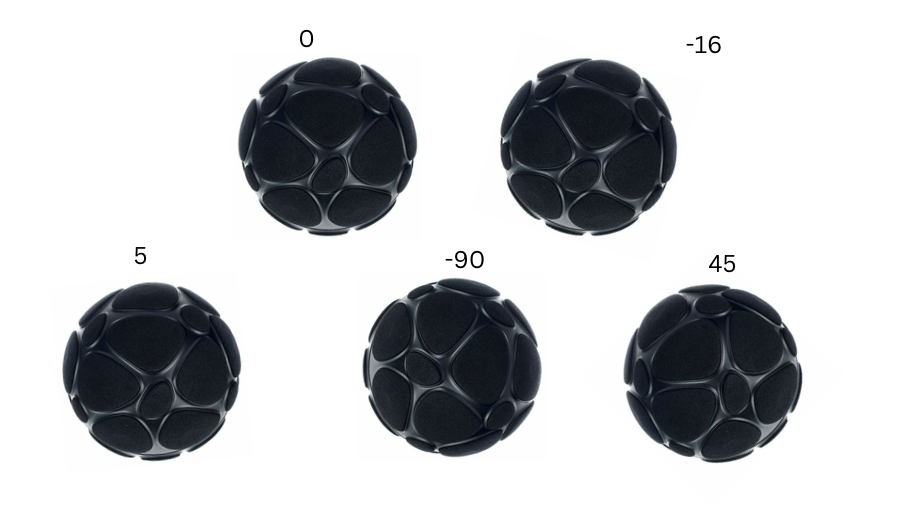
#> input picture images/5_zylias.png, 905 x 515 px
$ python detect_micarray_rotation_by_image.py
#> lines starting #> are read from the running program, lines starting #| are printed output that depends on the picture; after the words box and inside, x2 and y2 are one past the last pixel; in counts of white or black regions, pixels touching at a corner belong together
import cv2
import numpy as np
import matplotlib.pyplot as plt

# Function to calculate rotation angle between two images
def calculate_rotation_angle(img1, img2):
    # Initialize the ORB detector
    orb = cv2.ORB_create()

    # Detect keypoints and descriptors
    kp1, des1 = orb.detectAndCompute(img1, None)
    kp2, des2 = orb.detectAndCompute(img2, None)

    # Create a BFMatcher object
    bf = cv2.BFMatcher(cv2.NORM_HAMMING, crossCheck=True)

    # Match descriptors
    matches = bf.match(des1, des2)

    # Sort matches by distance
    matches = sorted(matches, key=lambda x: x.distance)

    # Extract location of good matches
    pts1 = np.float32([kp1[m.queryIdx].pt for m in matches]).reshape(-1, 1, 2)
    pts2 = np.float32([kp2[m.trainIdx].pt for m in matches]).reshape(-1, 1, 2)

    # Find the rotation matrix
    M, mask = cv2.estimateAffinePartial2D(pts2, pts1)

    # Extract the rotation angle from the rotation matrix
    angle = -np.arctan2(M[0, 1], M[0, 0]) * 180 / np.pi
    return angle, matches, kp1, kp2

def sort_by_rows(circles, row_height=100):
    # Sort detected objects from upper-left to bottom-right
    # Sort primarily by y-coordinate divided by row_height to group by rows, then by x-coordinate
    # circle has rows of (x_coordinates, y_coordinates, r)
    sorted_circles = sorted(circles, key=lambda c: (c[1] // row_height, c[0]))
    return sorted_circles

# Load the new image with multiple RSMAs
new_image_path = "images/5_zylias.png"  # Update the image path/name as needed
new_image = cv2.imread(new_image_path)
#> new_image is the input picture: shape (515, 905, 3); mean B, G, R 200, 198.1, 196.8

# Check if the image was loaded successfully
if new_image is None:
    print("Error: Unable to load image.")
else:
    print("Image loaded successfully. Image shape:", new_image.shape)
#| Image loaded successfully. Image shape: (515, 905, 3)

    # Convert image to grayscale
    new_gray = cv2.cvtColor(new_image, cv2.COLOR_BGR2GRAY)

    # Use HoughCircles to detect the spherical objects
    circles = cv2.HoughCircles(
        new_gray,
        cv2.HOUGH_GRADIENT,
        dp=1.2,
        minDist=100,  # Increase minDist to ensure circles are well-separated
        param1=50,
        param2=100,  # Increase param2 to reduce false positives
        minRadius=50,
        maxRadius=100
    )
#> circles = [[712.2, 373.8, 88.64], [321, 143.4, 82.52], [454.2, 370.2, 85.4], [583.8, 142.2, 84.08], [149.4, 371.4, 87.32]]

    # Ensure at least some circles were found
    if circles is not None:
        print(f" no. of detected circles: {circles.shape}")
#|  no. of detected circles: (1, 5, 3)
        circles = np.round(circles[0, :]).astype("int")
#> circles = [[712, 374, 89], [321, 143, 83], [454, 370, 85], [584, 142, 84], [149, 371, 87]]
        circles_list = [list(i) for i in circles]
#> circles_list has the same summary as circles
        sorted_circles = sort_by_rows(circles_list, row_height=100)
#> in sort_by_rows, `sorted_circles = sorted(circles, key=lambda c: (c[1] // row_height, c[..`: sorted_circles = [[321, 143, 83], [584, 142, 84], [149, 371, 87], [454, 370, 85], [712, 374, 89]]
        # Define a margin to avoid cutting off portions of the spherical object
        margin = 10

        # Crop the detected spherical objects with margin
        new_crops = []
        output = new_image.copy()

        for (x, y, r) in sorted_circles:
            crop = new_gray[max(0, y-r-margin):min(new_gray.shape[0], y+r+margin), max(0, x-r-margin):min(new_gray.shape[1], x+r+margin)]
            new_crops.append(crop)

            cv2.circle(output, (x, y), r, (0, 255, 0), 4)
            cv2.rectangle(output, (x - 5, y - 5), (x + 5, y + 5), (0, 128, 255), -1)

            # Display the detected objects
            plt.imshow(cv2.cvtColor(output, cv2.COLOR_BGR2RGB))
            plt.title(f'Detected Circles: {len(sorted_circles)}')
            plt.axis('off')
            plt.show()
#> this loop made 5 passes
#> pass 1, `crop = new_gray[max(0, y-r-margin):min(new_gray.shape[0], y+r+margin),..`:
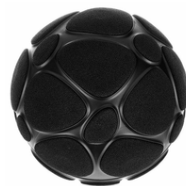
#> crop: shape (186, 186); min 4, max 255, mean 102.6
#> pass 1, `plt.show()`:
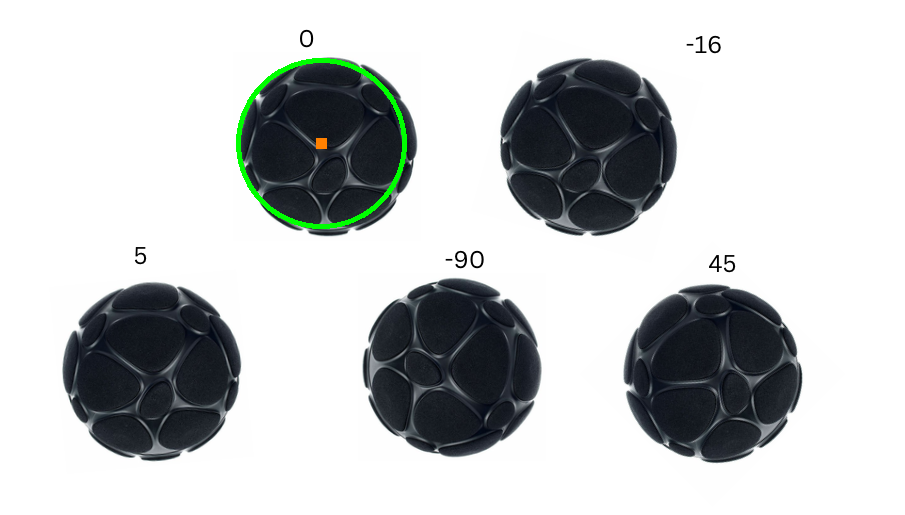
#> shown: shape (515, 905, 3); mean R, G, B 196.3, 199, 199.4
#> pass 3, `crop = new_gray[max(0, y-r-margin):min(new_gray.shape[0], y+r+margin),..`:
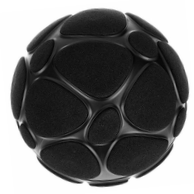
#> crop: shape (194, 194); min 5, max 255, mean 114.5
#> after the loop:
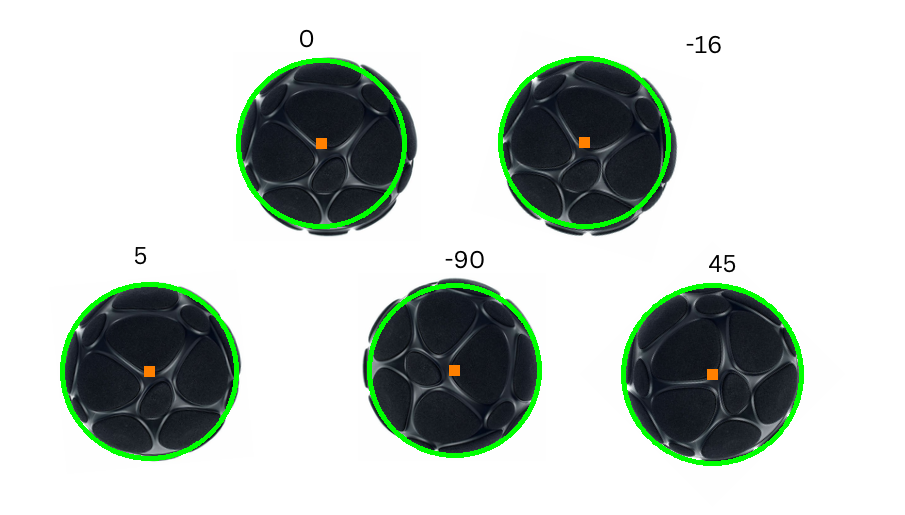
#> output: shape (515, 905, 3); 2.99% of pixels changed, all inside (x1, y1, x2, y2) = (60, 56, 804, 466)
#> after the loop, new_crops = 5 items

        # Iterate over pairs of cropped images and calculate rotation angles
        num_objects = len(new_crops)
#> num_objects = 5
        rotation_angles = np.zeros(num_objects)
#> rotation_angles = [0, 0, 0, 0, 0]

        for j in range(num_objects):
            #calculate the angle between the first object (0) (upper-leftmost circle) and the others (j)
            angle, matches, kp1, kp2 = calculate_rotation_angle(new_crops[0], new_crops[j])
            rotation_angles[j] = np.round(angle, 1)

            # Draw the matches
            match_img = cv2.drawMatches(new_crops[0], kp1, new_crops[j], kp2, matches[:10], None, flags=cv2.DrawMatchesFlags_NOT_DRAW_SINGLE_POINTS)

            # Display the matches
            plt.figure(figsize=(20, 10))
            plt.imshow(match_img)
            plt.title(f'Feature Matches between Object {1} and Object {j+1}')
            plt.axis('off')
            plt.show()
#> this loop made 5 passes
#> (matches, M in calculate_rotation_angle, angle) on passes 1 to 5: (161 matches, [[1, -2.23e-18, 4.5e-15], [2.23e-18, 1, 5.62e-15]], 1.28e-16), (98 matches, [[0.96, 0.28, -21.74], [-0.28, 0.96, 28.95]], -16.28), (100 matches, [[0.991, -0.0948, 9.68], [0.0948, 0.991, -9.51]], 5.47), (114 matches, [[-0.000409, 1, 7.12], [-1, -0.000409, 188.7]], -90.02), (83 matches, [[0.7, -0.71, 99.6], [0.71, 0.7, -42.69]], 45.44)
#> pass 1, `match_img = cv2.drawMatches(new_crops[0], kp1, new_crops[j], kp2, matc..`:
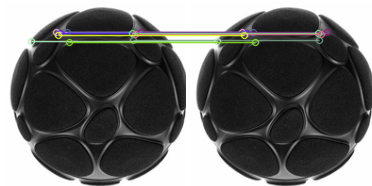
#> match_img: shape (186, 372, 3); mean of channels 0, 1, 2 103.4, 104.7, 104.3; drawn as B, G, R
#> pass 2, `match_img = cv2.drawMatches(new_crops[0], kp1, new_crops[j], kp2, matc..`:
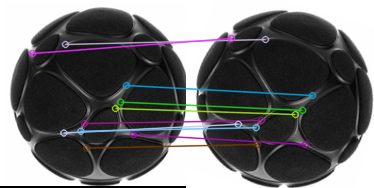
#> match_img: shape (188, 374, 3); mean of channels 0, 1, 2 107, 105.9, 106.2; drawn as B, G, R
#> pass 3, `match_img = cv2.drawMatches(new_crops[0], kp1, new_crops[j], kp2, matc..`:
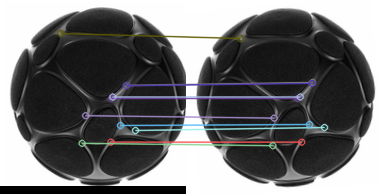
#> match_img: shape (194, 380, 3); mean of channels 0, 1, 2 110.4, 109.5, 109.4; drawn as B, G, R
#> after the loop, rotation_angles = [0, -16.3, 5.5, -90, 45.4]

        # Print rotation angles matrix
        print(f"Rotation Angles: {rotation_angles}")
#| Rotation Angles: [  0.  -16.3   5.5 -90.   45.4]
    else:
        print("No spherical objects detected.")

$ run again, with images/0_16_90.png copied over images/5_zylias.png
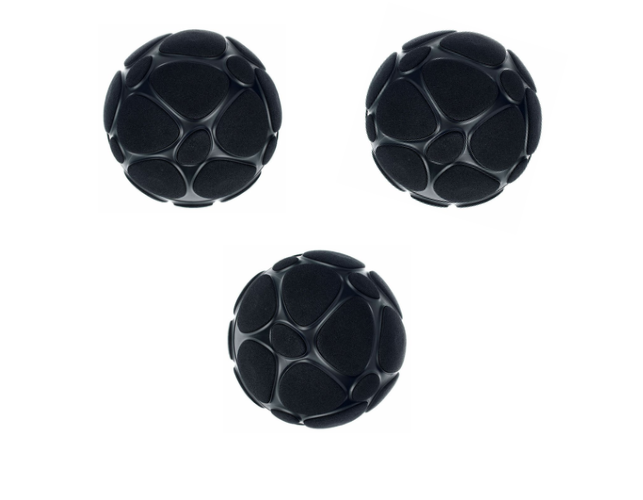
#> input picture images/0_16_90.png, 643 x 500 px
#> new_image is the input picture: shape (500, 643, 3); mean B, G, R 207.5, 205.8, 204.7
#| Image loaded successfully. Image shape: (500, 643, 3)
#> `circles = cv2.HoughCircles( new_gray, cv2.HOUGH_GRADIENT, dp=1.2, minD..`: circles = [[193.8, 117, 87.32], [317.4, 339, 89], [454.2, 115.8, 85.88]]
#|  no. of detected circles: (1, 3, 3)
#> `circles = np.round(circles[0, :]).astype("int")`: circles = [[194, 117, 87], [317, 339, 89], [454, 116, 86]]
#> in sort_by_rows, `sorted_circles = sorted(circles, key=lambda c: (c[1] // row_height, c[..`: sorted_circles = [[194, 117, 87], [454, 116, 86], [317, 339, 89]]
#> the loop `for (x, y, r) in sorted_circles:` made 3 passes
#> after the loop `for (x, y, r) in sorted_circles:`:
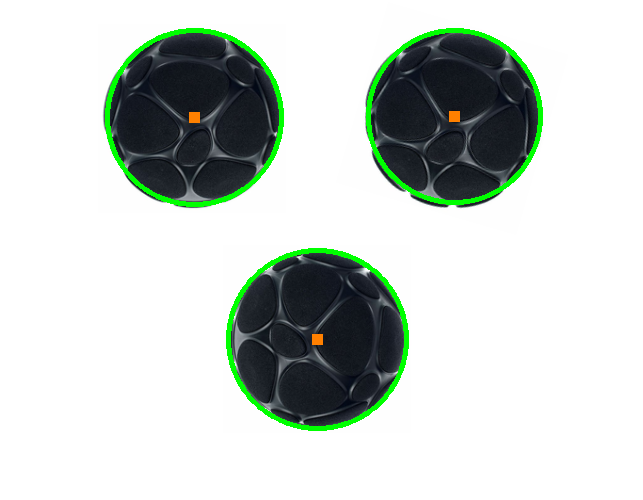
#> output: shape (500, 643, 3); 2.64% of pixels changed, all inside (x1, y1, x2, y2) = (105, 28, 543, 431)
#> after the loop `for (x, y, r) in sorted_circles:`: new_crops = 3 items
#> num_objects = 3
#> the loop `for j in range(num_objects):` made 3 passes
#> (matches, M in calculate_rotation_angle, angle) on passes 1 to 3: (182 matches, [[1, 0, 0], [0, 1, 0]], 0), (98 matches, [[0.962, 0.279, -22.77], [-0.279, 0.962, 30.01]], -16.15), (136 matches, [[-0.00127, 1, -3.89], [-1, -0.00127, 197.1]], -90.07)
#> pass 3, `match_img = cv2.drawMatches(new_crops[0], kp1, new_crops[j], kp2, matc..`:
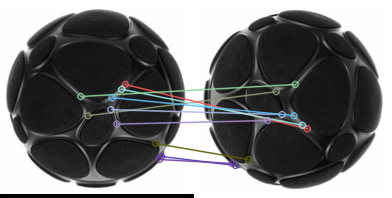
#> match_img: shape (198, 392, 3); mean of channels 0, 1, 2 118.5, 118.2, 117.8; drawn as B, G, R
#> after the loop `for j in range(num_objects):`: rotation_angles = [0, -16.2, -90.1]
#| Rotation Angles: [  0.  -16.2 -90.1]
